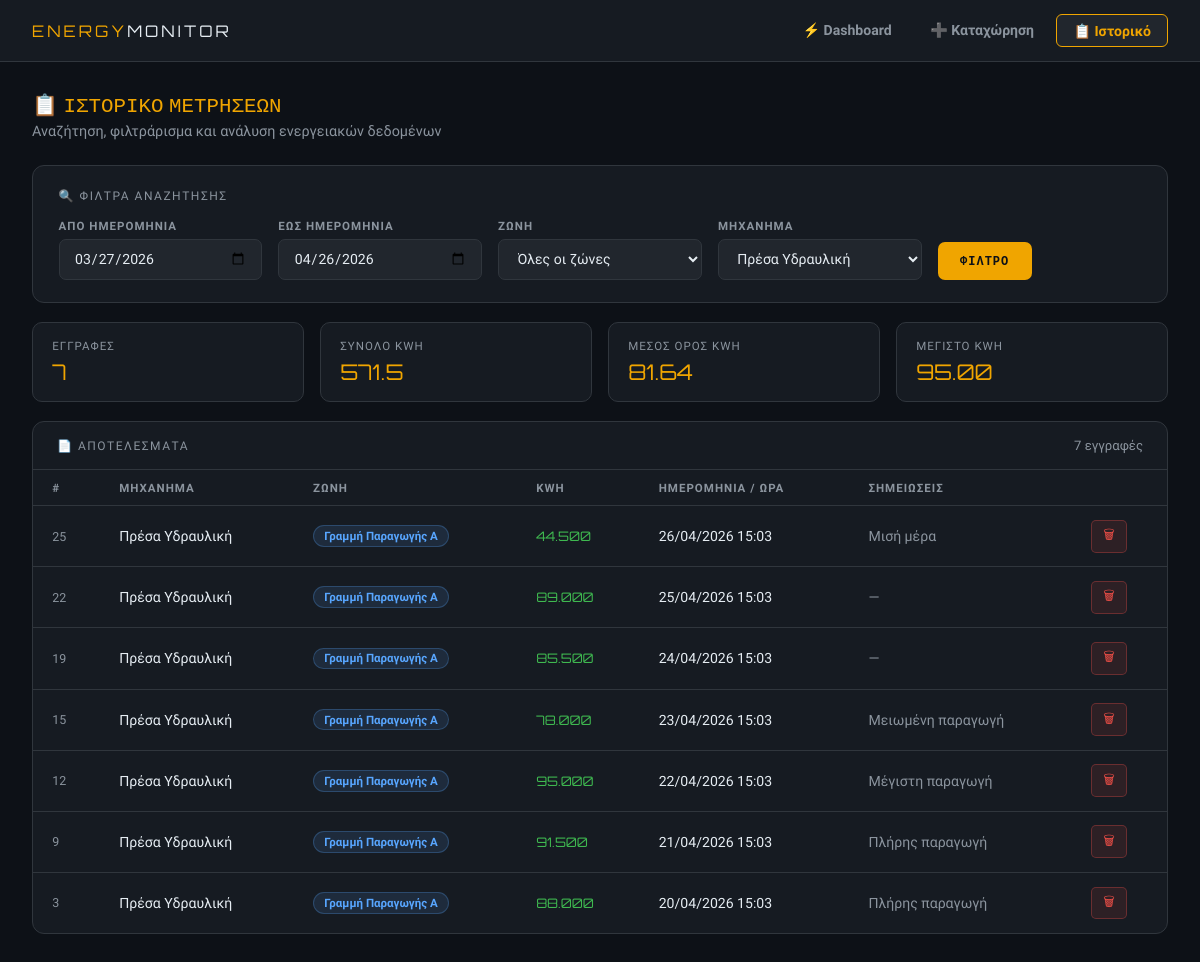
Page /history.php?machine_id=3 on the committed database.
### tables this page shows
CREATE TABLE IF NOT EXISTS energy_readings (
    id          INT AUTO_INCREMENT PRIMARY KEY,
    machine_id  INT NOT NULL,
    kwh         DECIMAL(10,3) NOT NULL COMMENT 'Κατανάλωση σε kWh',
    recorded_at DATETIME NOT NULL,
    notes       TEXT,
    created_at  TIMESTAMP DEFAULT CURRENT_TIMESTAMP,
    FOREIGN KEY (machine_id) REFERENCES machines(id) ON DELETE CASCADE
);

CREATE TABLE IF NOT EXISTS machines (
    id              INT AUTO_INCREMENT PRIMARY KEY,
    zone_id         INT NOT NULL,
    name            VARCHAR(100) NOT NULL,
    model           VARCHAR(100),
    rated_power_kw  DECIMAL(8,2) NOT NULL COMMENT 'Ονομαστική ισχύς σε kW',
    status          ENUM('active','inactive','maintenance') DEFAULT 'active',
    created_at      TIMESTAMP DEFAULT CURRENT_TIMESTAMP,
    FOREIGN KEY (zone_id) REFERENCES zones(id) ON DELETE CASCADE
);

CREATE TABLE IF NOT EXISTS zones (
    id          INT AUTO_INCREMENT PRIMARY KEY,
    name        VARCHAR(100) NOT NULL,
    description TEXT,
    created_at  TIMESTAMP DEFAULT CURRENT_TIMESTAMP
);

### history.php (the view, shortened to what this page needs)
<?php
require_once 'config/db.php';
$f_machine = isset($_GET['machine_id']) ? (int) $_GET['machine_id'] : 0;
$f_from    = (!empty($_GET['from'])) ? $_GET['from'] : date('Y-m-d', strtotime('-30 days'));
$f_to      = (!empty($_GET['to']))   ? $_GET['to']   : date('Y-m-d');
$where = ["DATE(er.recorded_at) BETWEEN '$f_from' AND '$f_to'"];
if ($f_machine > 0) $where[] = "er.machine_id = $f_machine";
$where_sql = 'WHERE ' . implode(' AND ', $where);
$res = mysqli_query($con, "
    SELECT er.id, er.kwh, er.recorded_at, er.notes,
           m.name AS machine_name, z.name AS zone_name
    FROM energy_readings er
    JOIN machines m ON er.machine_id = m.id
    JOIN zones    z ON m.zone_id     = z.id
    $where_sql
    ORDER BY er.recorded_at DESC
    LIMIT 200
");
$rows = [];
while ($row = mysqli_fetch_assoc($res)) $rows[] = $row;
$sr = mysqli_query($con, "
    SELECT COUNT(*) AS cnt, SUM(er.kwh) AS total_kwh,
           AVG(er.kwh) AS avg_kwh, MAX(er.kwh) AS max_kwh
    FROM energy_readings er
    JOIN machines m ON er.machine_id = m.id
    $where_sql
");
$stats = mysqli_fetch_assoc($sr);
$mach_all = mysqli_query($con, "
    SELECT m.id, m.name, z.name AS zone_name
    FROM machines m JOIN zones z ON m.zone_id = z.id
    ORDER BY z.name, m.name
");
?>
<!DOCTYPE html>
<html lang="el">
<head>
</head>
<body>
<nav>
    <div class="logo">ENERGY<span>MONITOR</span></div>
    <div class="nav-links">
        <a href="index.php">⚡ Dashboard</a>
        <a href="add_reading.php">➕ Καταχώρηση</a>
        <a href="history.php" class="active">📋 Ιστορικό</a>
    </div>
</nav>
<div class="container">
    <div class="page-title">📋 ΙΣΤΟΡΙΚΟ ΜΕΤΡΗΣΕΩΝ</div>
    <div class="page-sub">Αναζήτηση, φιλτράρισμα και ανάλυση ενεργειακών δεδομένων</div>
    <div class="filter-card">
        <div class="filter-title">🔍 Φίλτρα Αναζήτησης</div>
        <form method="GET" action="history.php">
            <div class="filter-grid">
                <div>
                    <label>Από Ημερομηνία</label>
                    <input type="date" name="from" value="<?= htmlspecialchars($f_from) ?>">
                </div>
                <div>
                    <label>Έως Ημερομηνία</label>
                    <input type="date" name="to" value="<?= htmlspecialchars($f_to) ?>">
                </div>
                <div>
                    <label>Ζώνη</label>
                    <select name="zone_id">
                        <option value="0">Όλες οι ζώνες</option>
                    </select>
                </div>
                <div>
                    <label>Μηχάνημα</label>
                    <select name="machine_id">
                        <?php while ($m = mysqli_fetch_assoc($mach_all)): ?>
                        <option value="<?= $m['id'] ?>" <?= $f_machine == $m['id'] ? 'selected' : '' ?>>
                            <?= htmlspecialchars($m['name']) ?>
                        </option>
                        <?php endwhile; ?>
                    </select>
                </div>
                <div style="display:flex;align-items:flex-end">
                    <button type="submit" class="btn-filter">ΦΙΛΤΡΟ</button>
                </div>
            </div>
        </form>
    </div>
    <div class="mini-stats">
        <div class="mini-stat">
            <div class="mini-stat-label">Εγγραφές</div>
            <div class="mini-stat-value"><?= number_format((int)$stats['cnt']) ?></div>
        </div>
        <div class="mini-stat">
            <div class="mini-stat-label">Σύνολο kWh</div>
            <div class="mini-stat-value"><?= number_format((float)$stats['total_kwh'], 1) ?></div>
        </div>
        <div class="mini-stat">
            <div class="mini-stat-label">Μέσος Όρος kWh</div>
            <div class="mini-stat-value"><?= number_format((float)$stats['avg_kwh'], 2) ?></div>
        </div>
        <div class="mini-stat">
            <div class="mini-stat-label">Μέγιστο kWh</div>
            <div class="mini-stat-value"><?= number_format((float)$stats['max_kwh'], 2) ?></div>
        </div>
    </div>
    <div class="table-card">
        <div class="table-header">
            <span class="table-header-title">📄 Αποτελέσματα</span>
            <span class="table-header-count"><?= count($rows) ?> εγγραφές</span>
        </div>
        <?php if (empty($rows)): ?>
            <div class="no-data">⚡ Δεν βρέθηκαν μετρήσεις για τα επιλεγμένα φίλτρα.</div>
        <?php else: ?>
        <div style="overflow-x:auto">
        <table>
            <thead>
                <tr>
                    <th>#</th>
                    <th>Μηχάνημα</th>
                    <th>Ζώνη</th>
                    <th>kWh</th>
                    <th>Ημερομηνία / Ώρα</th>
                    <th>Σημειώσεις</th>
                    <th></th>
                </tr>
            </thead>
            <tbody>
                <?php foreach ($rows as $row): ?>
                <tr>
                    <td style="color:var(--muted);font-size:0.78rem"><?= $row['id'] ?></td>
                    <td><?= htmlspecialchars($row['machine_name']) ?></td>
                    <td><span class="badge"><?= htmlspecialchars($row['zone_name']) ?></span></td>
                    <td class="kwh"><?= number_format($row['kwh'], 3) ?></td>
                    <td><?= date('d/m/Y H:i', strtotime($row['recorded_at'])) ?></td>
                    <td style="color:var(--muted)"><?= htmlspecialchars($row['notes'] ?? '—') ?></td>
                    <td>
                        <form method="POST" onsubmit="return confirm('Διαγραφή αυτής της μέτρησης;')">
                            <button type="submit" class="btn-del">🗑</button>
                        </form>
                    </td>
                </tr>
                <?php endforeach; ?>
            </tbody>
        </table>
        </div>
        <?php endif; ?>
    </div>
</div>
</body>
</html>

### history.php (style rules this page uses)
:root { --bg:#0d1117; --surface:#161b22; --surface2:#21262d; --accent:#f0a500; --accent2:#58a6ff; --green:#3fb950; --red:#f85149; --text:#e6edf3; --muted:#8b949e; --border:#30363d; }
* { margin:0; padding:0; box-sizing:border-box; }
body { background:var(--bg); color:var(--text); font-family:'Exo 2',sans-serif; min-height:100vh; }
nav { background:var(--surface); border-bottom:1px solid var(--border); display:flex; align-items:center; justify-content:space-between; padding:0 2rem; height:62px; position:sticky; top:0; z-index:100; }
.logo { font-family:'Orbitron',monospace; font-size:1rem; color:var(--accent); letter-spacing:3px; }
.logo span { color:var(--text); }
.nav-links { display:flex; gap:0.4rem; }
.nav-links a { padding:0.45rem 1rem; border-radius:6px; text-decoration:none; color:var(--muted); font-size:0.88rem; font-weight:600; transition:all 0.18s; }
.nav-links a.active { background:var(--surface2); color:var(--accent); border:1px solid var(--accent); }
.container { max-width:1300px; margin:0 auto; padding:1.8rem 2rem; }
.page-title { font-family:'Orbitron',monospace; font-size:1.3rem; color:var(--accent); margin-bottom:0.3rem; }
.page-sub { color:var(--muted); font-size:0.9rem; margin-bottom:1.6rem; }
.filter-card { background:var(--surface); border:1px solid var(--border); border-radius:12px; padding:1.4rem 1.6rem; margin-bottom:1.2rem; }
.filter-title { font-size:0.75rem; text-transform:uppercase; letter-spacing:1.5px; color:var(--muted); margin-bottom:1rem; }
.filter-grid { display:grid; grid-template-columns:repeat(auto-fit,minmax(160px,1fr)); gap:1rem; align-items:end; }
.filter-grid label { display:block; font-size:0.72rem; text-transform:uppercase; letter-spacing:1px; color:var(--muted); margin-bottom:0.4rem; font-weight:600; }
input, select { width:100%; background:var(--surface2); border:1px solid var(--border); border-radius:7px; padding:0.65rem 0.9rem; color:var(--text); font-family:'Exo 2',sans-serif; font-size:0.88rem; outline:none; }
.btn-filter { padding:0.68rem 1.4rem; background:var(--accent); color:#0d1117; border:none; border-radius:7px; font-weight:700; cursor:pointer; font-family:'Orbitron',monospace; font-size:0.75rem; letter-spacing:1px; }
.mini-stats { display:grid; grid-template-columns:repeat(4,1fr); gap:1rem; margin-bottom:1.2rem; }
.mini-stat { background:var(--surface); border:1px solid var(--border); border-radius:10px; padding:1rem 1.2rem; }
.mini-stat-label { font-size:0.72rem; text-transform:uppercase; letter-spacing:1px; color:var(--muted); }
.mini-stat-value { font-family:'Orbitron',monospace; font-size:1.35rem; color:var(--accent); margin-top:0.3rem; }
.table-card { background:var(--surface); border:1px solid var(--border); border-radius:12px; overflow:hidden; }
.table-header { padding:1rem 1.5rem; border-bottom:1px solid var(--border); display:flex; justify-content:space-between; align-items:center; }
.table-header-title { font-size:0.75rem; text-transform:uppercase; letter-spacing:1.5px; color:var(--muted); }
.table-header-count { font-size:0.82rem; color:var(--muted); }
table { width:100%; border-collapse:collapse; }
th { padding:0.65rem 1.2rem; font-size:0.72rem; color:var(--muted); text-transform:uppercase; letter-spacing:1px; text-align:left; border-bottom:1px solid var(--border); font-weight:600; }
td { padding:0.85rem 1.2rem; font-size:0.88rem; border-bottom:1px solid var(--border); }
tr:last-child td { border-bottom:none; }
.badge { display:inline-block; padding:0.18rem 0.65rem; border-radius:20px; font-size:0.72rem; font-weight:700; background:rgba(88,166,255,0.12); color:var(--accent2); border:1px solid rgba(88,166,255,0.25); }
.kwh { font-family:'Orbitron',monospace; color:var(--green); font-size:0.82rem; }
.btn-del { background:rgba(248,81,73,0.1); border:1px solid rgba(248,81,73,0.3); color:var(--red); padding:0.28rem 0.7rem; border-radius:5px; cursor:pointer; font-size:0.8rem; }

### rows in the picture
energy_readings: id "25", machine.name "Πρέσα Υδραυλική", zones.name "Γραμμή Παραγωγής Α", kwh "44.500", recorded_at "26/04/2026 15:03", notes "Μισή μέρα"
energy_readings: id "22", machine.name "Πρέσα Υδραυλική", zones.name "Γραμμή Παραγωγής Α", kwh "89.000", recorded_at "25/04/2026 15:03", notes "—"
energy_readings: id "19", machine.name "Πρέσα Υδραυλική", zones.name "Γραμμή Παραγωγής Α", kwh "85.500", recorded_at "24/04/2026 15:03", notes "—"
energy_readings: id "15", machine.name "Πρέσα Υδραυλική", zones.name "Γραμμή Παραγωγής Α", kwh "78.000", recorded_at "23/04/2026 15:03", notes "Μειωμένη παραγωγή"
energy_readings: id "12", machine.name "Πρέσα Υδραυλική", zones.name "Γραμμή Παραγωγής Α", kwh "95.000", recorded_at "22/04/2026 15:03", notes "Μέγιστη παραγωγή"
energy_readings: id "9", machine.name "Πρέσα Υδραυλική", zones.name "Γραμμή Παραγωγής Α", kwh "91.500", recorded_at "21/04/2026 15:03", notes "Πλήρης παραγωγή"
energy_readings: id "3", machine.name "Πρέσα Υδραυλική", zones.name "Γραμμή Παραγωγής Α", kwh "88.000", recorded_at "20/04/2026 15:03", notes "Πλήρης παραγωγή"

### other values in the picture
$stats['cnt'] "7"
$stats['total_kwh'] "571.5"
$stats['avg_kwh'] "81.64"
$stats['max_kwh'] "95.00"
count($rows) "7"
form field machine_id "Πρέσα Υδραυλική"
